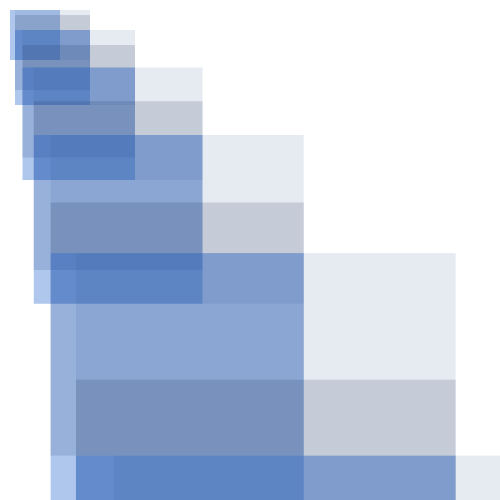
Frame 1 (no input)
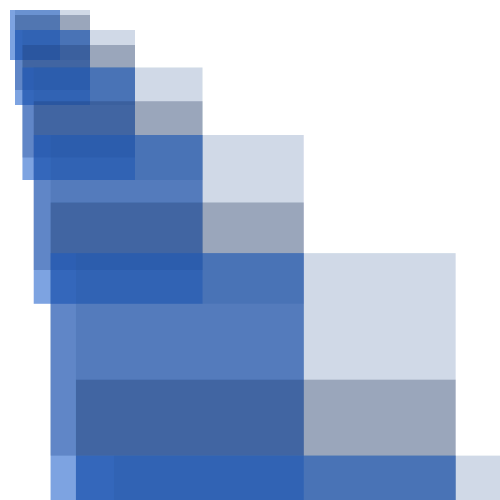
Frame 2 (the mouse pressed at the canvas centre, redrawn once)

The Processing sketch that drew these frames (run headless with seeded random() and noise(); the mouse was pressed at the canvas centre and the sketch redrawn once):

// Processing sketch: processing_85562
// ── processing_85562.pde

void setup()
{
  size(500, 500); 
  background(255); 
  smooth();
}

void draw() 
{
  
    for (int posX = 10; posX<width; posX = posX+10)
  {

    for (int posY = 10; posY<height; posY = posY+10)
    {
        
// Création d'un carré 
noStroke();
fill(#1F5FCB,90);
rect(posX, posY, 50, 50);

// Création d'un rectangle dont la hauteur est 1,5 fois plus grande que le premier carré.
noStroke();
fill(#2C5393,30);
scale(1.5, 1.0); 
rect(posX, posY, 50, 50);

// Création d'un troisième rectangle dont la longueur est 1,5 fois plus grande que le premier carré.
noStroke();
fill(#11284D,40);
scale(1.0, 1.5); 
rect(posX, posY, 50, 50);
    }
  }
  noLoop();
}
